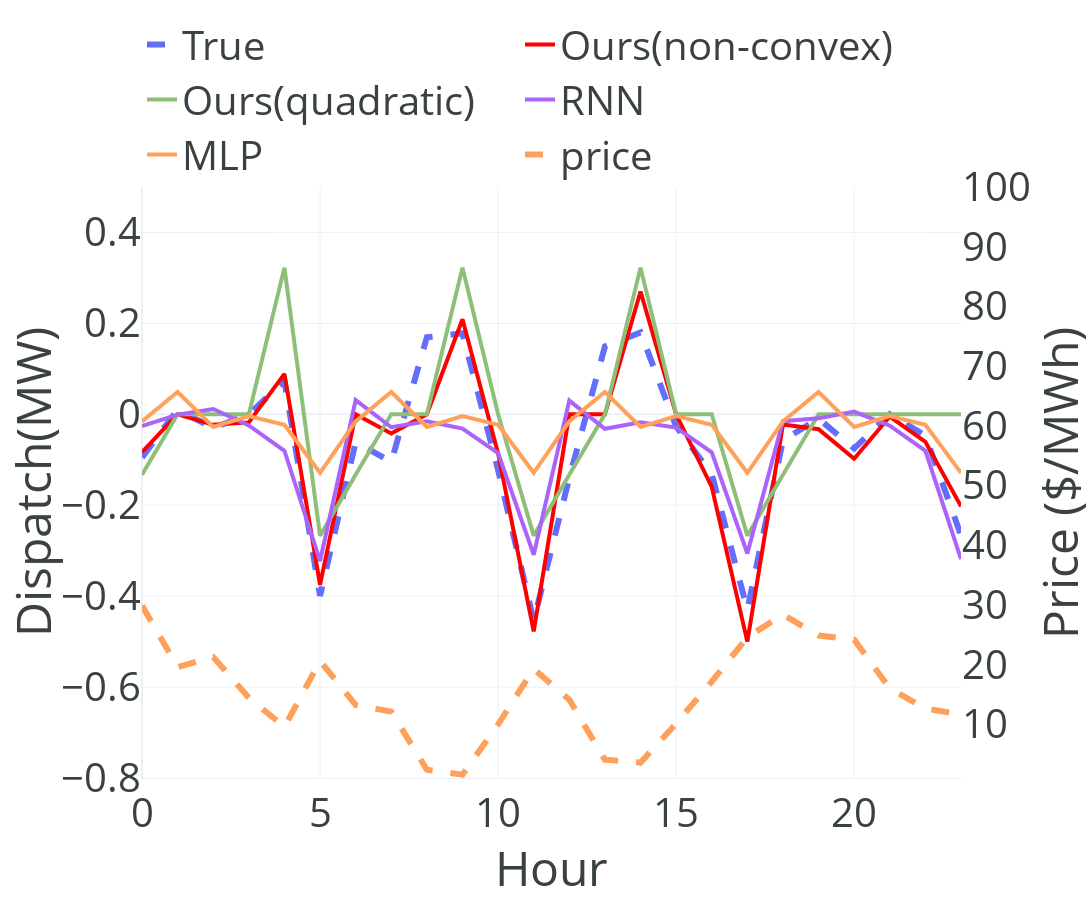
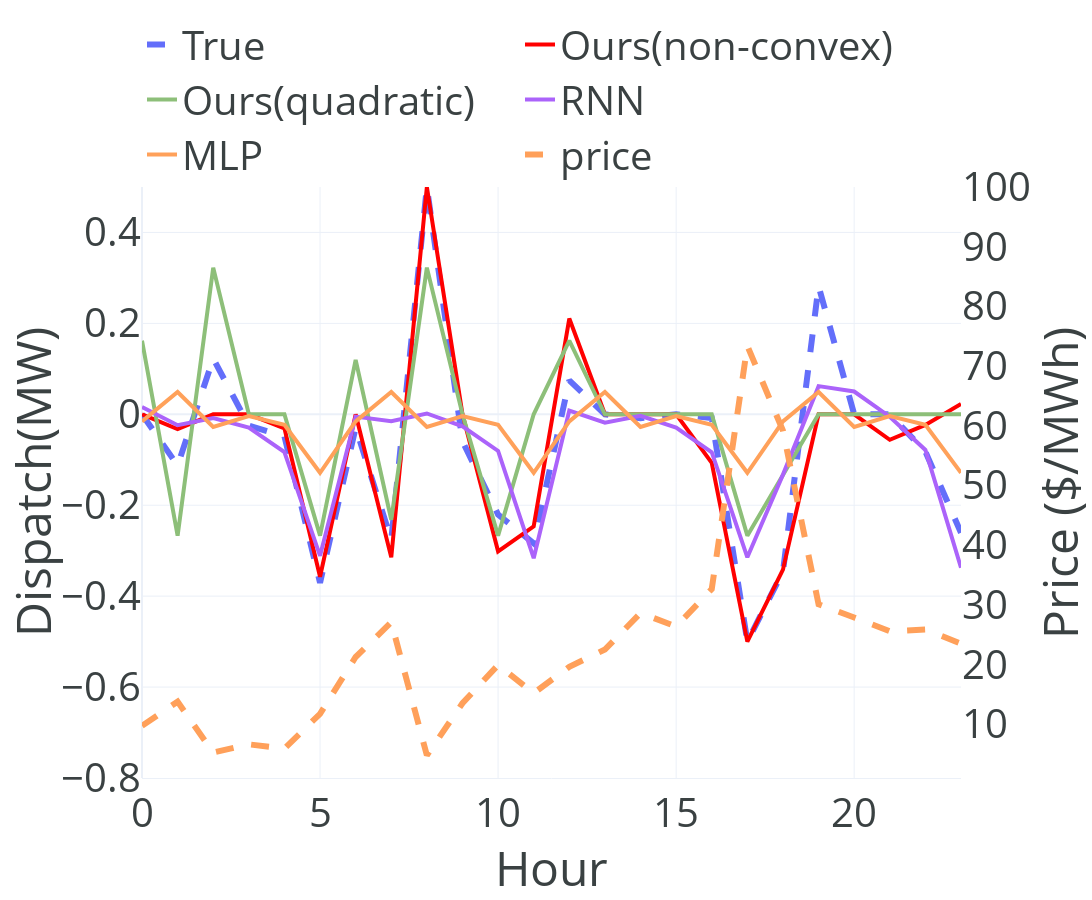

The notebook cell saved with these charts, in order:
### Code cell
for i in range(2):
    dr1 = predict(rnnmodel)[i]
    dr3 = predict(mlpmodel)[i]

    t1 = go.Scatter(x=np.arange(24), y=test_price[i],mode='lines', name='price',line = {'width':6,'dash':'dash','color':'#ffa05a'},yaxis='y2')
    t2 = go.Scatter(x=np.arange(24), y=test_dr[i],mode='lines', name='True',line = {'width':6,'dash':'dash'})
    t3 = go.Scatter(x=np.arange(24), y=dr1,mode='lines', name='RNN',line = {'width':4})
    t4 = go.Scatter(x=np.arange(24), y=dr3,mode='lines', name='MLP',line = {'width':4})
    t5 = go.Scatter(x=np.arange(24), y=pred_dr[i],mode='lines', name='Ours(non-convex)',line = {'width':4, 'color':'red'})
    t6 = go.Scatter(x=np.arange(24), y=pred_dr2[i],mode='lines', name='Ours(quadratic)',line = {'width':4, 'color':'#8dbf79'})
    fig = go.Figure(data=[t2, t5, t6, t3, t4, t1],layout={
        'xaxis':{'title':'Hour', 'showline':True},
        'yaxis':{'title': 'Dispatch(MW)','range':[-0.8,0.5]},
        'yaxis2': {'title':'Price ($/MWh)','anchor':'x', 'overlaying':'y', 'side':'right','range':[1,100], 'showgrid':False},
        "font": {"size": 40,'color':'#3a4142'},
        'template':'plotly_white',
        'legend':{'yanchor':'bottom','y':1,'xanchor':'left','x':0.0,'orientation':'h'},
        'width':1600,
        'height':900
    })
    fig.show()

### Figure 1 — Plotly figure (JSON) as saved in the notebook; plotly's stock layout.template omitted (floating-point values rounded to 4 significant figures)
{"data": [{"line": {"dash": "dash", "width": 6}, "mode": "lines", "name": "True", "type": "scatter", "x": [0, 1, 2, 3, 4, 5, 6, 7, 8, 9, 10, 11, 12, 13, 14, 15, 16, 17, 18, 19, 20, 21, 22, 23], "y": [-0.0948, 0.01025, -0.03027, 0, 0.07333, -0.3991, -0.06135, -0.1047, 0.1694, 0.1781, -0.1226, -0.4541, -0.1395, 0.1492, 0.1801, -0.02662, -0.1317, -0.4299, -0.05693, -0.009673, -0.07521, 0, -0.04684, -0.2663]}, {"line": {"color": "red", "width": 4}, "mode": "lines", "name": "Ours(non-convex)", "type": "scatter", "x": [0, 1, 2, 3, 4, 5, 6, 7, 8, 9, 10, 11, 12, 13, 14, 15, 16, 17, 18, 19, 20, 21, 22, 23], "y": [-0.0832, -6.106e-10, -0.02316, -0.01782, 0.08899, -0.3753, -2.937e-12, -0.04207, 7.775e-12, 0.2091, -0.08593, -0.4776, -5.071e-13, 6.244e-12, 0.2701, -5.204e-11, -0.1595, -0.5, -0.02225, -0.03267, -0.0979, -0.004981, -0.06055, -0.2025]}, {"line": {"color": "#8dbf79", "width": 4}, "mode": "lines", "name": "Ours(quadratic)", "type": "scatter", "x": [0, 1, 2, 3, 4, 5, 6, 7, 8, 9, 10, 11, 12, 13, 14, 15, 16, 17, 18, 19, 20, 21, 22, 23], "y": [-0.133, 0.0002196, -6.721e-13, 0.0001099, 0.3226, -0.267, -0.1329, 8.257e-10, 0.0001099, 0.3226, 0.0001099, -0.267, -0.133, 0.0001099, 0.3226, 0.0001099, 0.0001099, -0.267, -0.1328, -9.468e-12, 7.478e-12, 0.0001097, 0.0001097, 0.0001098]}, {"line": {"width": 4}, "mode": "lines", "name": "RNN", "type": "scatter", "x": [0, 1, 2, 3, 4, 5, 6, 7, 8, 9, 10, 11, 12, 13, 14, 15, 16, 17, 18, 19, 20, 21, 22, 23], "y": [-0.02597, -0.0008061, 0.01166, -0.0245, -0.08017, -0.3228, 0.03128, -0.02847, -0.01534, -0.03142, -0.08526, -0.309, 0.03018, -0.03191, -0.01738, -0.02923, -0.0835, -0.3062, -0.0151, -0.008892, 0.005912, -0.02509, -0.08024, -0.3185]}, {"line": {"width": 4}, "mode": "lines", "name": "MLP", "type": "scatter", "x": [0, 1, 2, 3, 4, 5, 6, 7, 8, 9, 10, 11, 12, 13, 14, 15, 16, 17, 18, 19, 20, 21, 22, 23], "y": [-0.01571, 0.04897, -0.02799, -0.003765, -0.02288, -0.1286, -0.01571, 0.04897, -0.02799, -0.003765, -0.02288, -0.1286, -0.01571, 0.04897, -0.02799, -0.003765, -0.02288, -0.1286, -0.01571, 0.04897, -0.02799, -0.003765, -0.02288, -0.1286]}, {"line": {"color": "#ffa05a", "dash": "dash", "width": 6}, "mode": "lines", "name": "price", "type": "scatter", "x": [0, 1, 2, 3, 4, 5, 6, 7, 8, 9, 10, 11, 12, 13, 14, 15, 16, 17, 18, 19, 20, 21, 22, 23], "y": [29.88, 19.58, 21.25, 14.46, 9.537, 20.61, 13.23, 12.12, 2.386, 1.562, 9.976, 19.28, 14.13, 4.058, 3.581, 10.13, 17.14, 24.6, 28.38, 24.86, 24.18, 15.99, 12.64, 11.64], "yaxis": "y2"}], "layout": {"font": {"color": "#3a4142", "size": 40}, "height": 900, "legend": {"orientation": "h", "x": 0, "xanchor": "left", "y": 1, "yanchor": "bottom"}, "width": 1600, "xaxis": {"showline": true, "title": {"text": "Hour"}}, "yaxis": {"range": [-0.8, 0.5], "title": {"text": "Dispatch(MW)"}}, "yaxis2": {"anchor": "x", "overlaying": "y", "range": [1, 100], "showgrid": false, "side": "right", "title": {"text": "Price ($/MWh)"}}}}

### Figure 2 — Plotly figure (JSON) as saved in the notebook; plotly's stock layout.template omitted (floating-point values rounded to 4 significant figures)
{"data": [{"line": {"dash": "dash", "width": 6}, "mode": "lines", "name": "True", "type": "scatter", "x": [0, 1, 2, 3, 4, 5, 6, 7, 8, 9, 10, 11, 12, 13, 14, 15, 16, 17, 18, 19, 20, 21, 22, 23], "y": [-2.665e-10, -0.1126, 0.1227, -0.02501, -0.04856, -0.3704, -0.02918, -0.2762, 0.5, -0.05933, -0.2204, -0.2839, 0.07448, 0, -0.008484, 0, -0.008189, -0.5, -0.3459, 0.2821, 0, 0, -0.08212, -0.2606]}, {"line": {"color": "red", "width": 4}, "mode": "lines", "name": "Ours(non-convex)", "type": "scatter", "x": [0, 1, 2, 3, 4, 5, 6, 7, 8, 9, 10, 11, 12, 13, 14, 15, 16, 17, 18, 19, 20, 21, 22, 23], "y": [-3.425e-13, -0.03268, 1.61e-13, -5.579e-10, -0.03082, -0.3574, -1.476e-10, -0.3147, 0.5, -7.634e-12, -0.3014, -0.2466, 0.2106, 5.497e-11, -6.024e-09, -1.448e-09, -0.107, -0.5, -0.3416, 2.982e-12, 1.253e-11, -0.05603, -0.02327, 0.02263]}, {"line": {"color": "#8dbf79", "width": 4}, "mode": "lines", "name": "Ours(quadratic)", "type": "scatter", "x": [0, 1, 2, 3, 4, 5, 6, 7, 8, 9, 10, 11, 12, 13, 14, 15, 16, 17, 18, 19, 20, 21, 22, 23], "y": [0.1619, -0.267, 0.3226, 2.535e-12, 0.0002198, -0.267, 0.1197, -0.232, 0.3226, 0.0001099, -0.267, 0.0001099, 0.1619, 0.0001099, -9.223e-10, 0.0002198, 0.0001099, -0.267, -0.133, 0.0001099, 0.0001089, 0.0002195, 8.09e-10, 0.000109]}, {"line": {"width": 4}, "mode": "lines", "name": "RNN", "type": "scatter", "x": [0, 1, 2, 3, 4, 5, 6, 7, 8, 9, 10, 11, 12, 13, 14, 15, 16, 17, 18, 19, 20, 21, 22, 23], "y": [0.01618, -0.02388, -0.008404, -0.02924, -0.08308, -0.3114, -0.005104, -0.01505, 0.001802, -0.0266, -0.0805, -0.3165, 0.008356, -0.01839, -0.003199, -0.02939, -0.08342, -0.3145, -0.1326, 0.06195, 0.05013, -0.005223, -0.07843, -0.3375]}, {"line": {"width": 4}, "mode": "lines", "name": "MLP", "type": "scatter", "x": [0, 1, 2, 3, 4, 5, 6, 7, 8, 9, 10, 11, 12, 13, 14, 15, 16, 17, 18, 19, 20, 21, 22, 23], "y": [-0.01571, 0.04897, -0.02799, -0.003765, -0.02288, -0.1286, -0.01571, 0.04897, -0.02799, -0.003765, -0.02288, -0.1286, -0.01571, 0.04897, -0.02799, -0.003765, -0.02288, -0.1286, -0.01571, 0.04897, -0.02799, -0.003765, -0.02288, -0.1286]}, {"line": {"color": "#ffa05a", "dash": "dash", "width": 6}, "mode": "lines", "name": "price", "type": "scatter", "x": [0, 1, 2, 3, 4, 5, 6, 7, 8, 9, 10, 11, 12, 13, 14, 15, 16, 17, 18, 19, 20, 21, 22, 23], "y": [9.75, 13.79, 5.259, 6.636, 5.929, 11.76, 21.27, 27.09, 4.797, 13.53, 19.93, 15.21, 19.64, 22.51, 28.64, 26.36, 32.66, 73.4, 59.18, 30.1, 27.88, 25.59, 25.86, 23.51], "yaxis": "y2"}], "layout": {"font": {"color": "#3a4142", "size": 40}, "height": 900, "legend": {"orientation": "h", "x": 0, "xanchor": "left", "y": 1, "yanchor": "bottom"}, "width": 1600, "xaxis": {"showline": true, "title": {"text": "Hour"}}, "yaxis": {"range": [-0.8, 0.5], "title": {"text": "Dispatch(MW)"}}, "yaxis2": {"anchor": "x", "overlaying": "y", "range": [1, 100], "showgrid": false, "side": "right", "title": {"text": "Price ($/MWh)"}}}}
